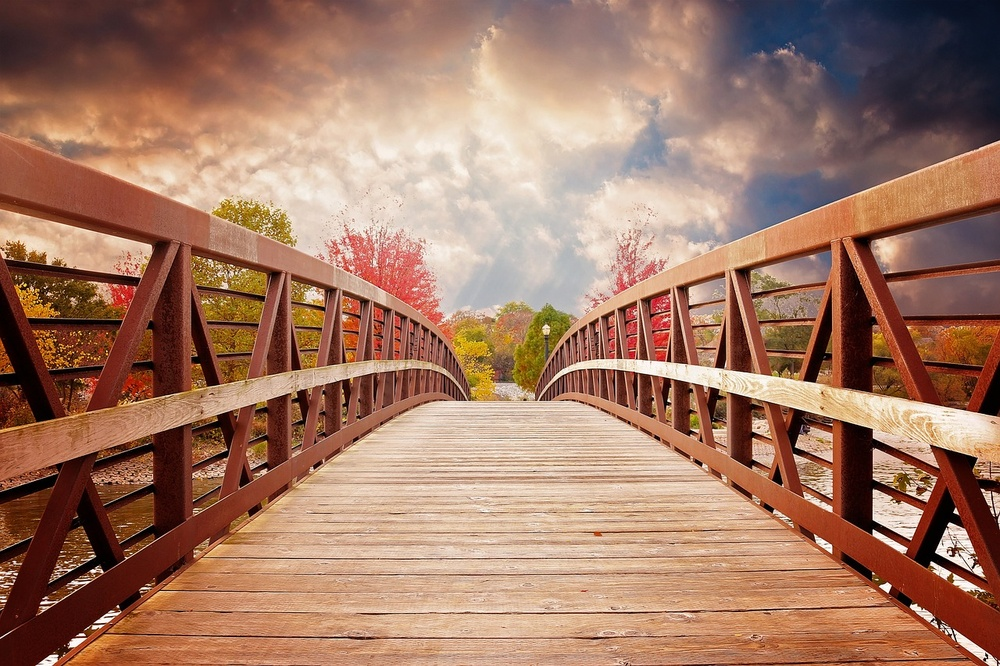
#> input picture Image.jpg, 1000 x 666 px, shrunk from 1280 x 853 before the run
$ python C18_SobelVsCanny.py   (older library calls are emulated)
#> lines starting #> are read from the running program, lines starting #| are printed output that depends on the picture; after the words box and inside, x2 and y2 are one past the last pixel; in counts of white or black regions, pixels touching at a corner belong together
import cv2
import numpy as np
import matplotlib.pyplot as plt

img = cv2.imread("Image.jpg", 0)
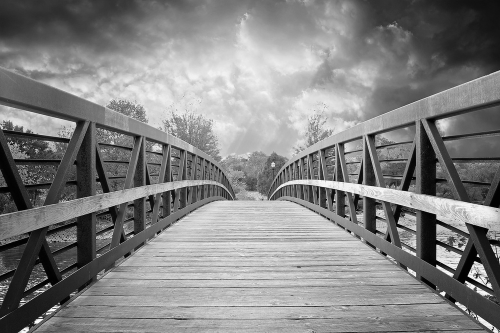
#> img: shape (666, 1000) (shown at 1/2 size); min 0, max 255, mean 130.7

sobelx = cv2.Sobel(img, cv2.CV_64F, 1, 0)
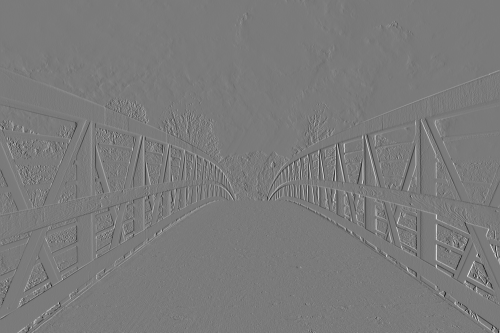
#> sobelx: shape (666, 1000) float64 (shown at 1/2 size); min -935, max 1006, mean 0; drawn with min black and max white
sobely = cv2.Sobel(img, cv2.CV_64F, 0, 1)
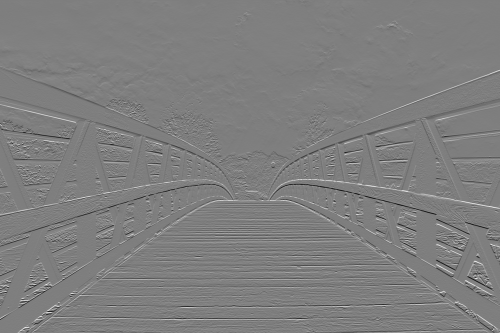
#> sobely: shape (666, 1000) float64 (shown at 1/2 size); min -989, max 999, mean 0.7; drawn with min black and max white
sobel = cv2.magnitude(sobelx, sobely)
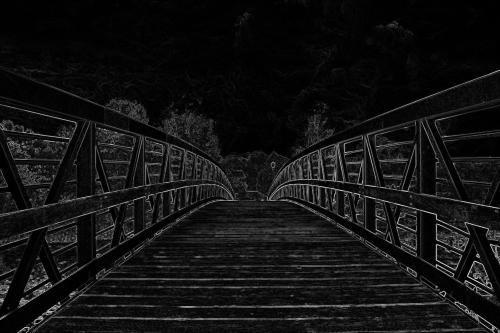
#> sobel: shape (666, 1000) float64 (shown at 1/2 size); min 0, max 1059.7, mean 79.5; drawn with min black and max white
sobel = np.uint8(np.clip(sobel, 0, 255))
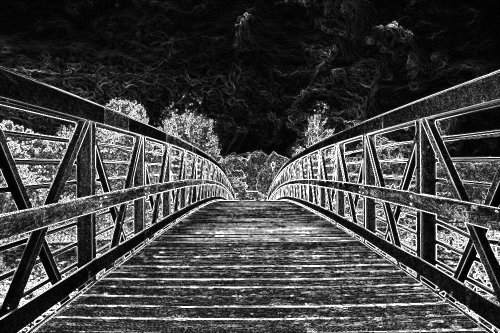
#> sobel: shape (666, 1000) (shown at 1/2 size); min 0, max 255, mean 66.6

canny = cv2.Canny(img, 100, 200)
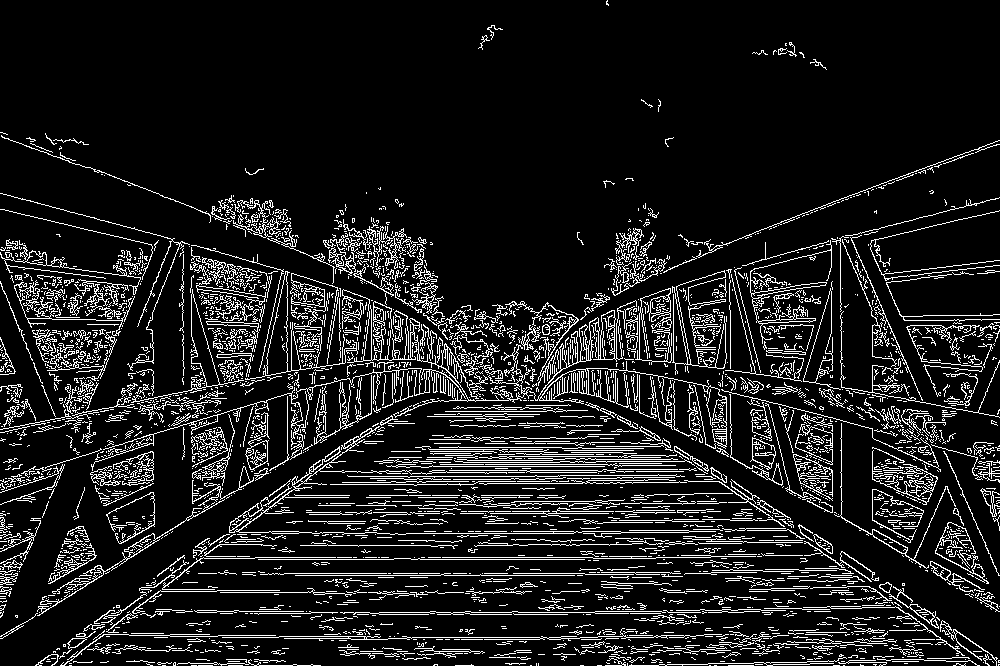
#> canny: shape (666, 1000); 11.5% white in thin lines or dots

plt.figure(figsize=(12,4))

plt.subplot(1,3,1)
plt.imshow(img, cmap='gray')
plt.title("Original")
plt.axis("off")

plt.subplot(1,3,2)
plt.imshow(sobel, cmap='gray')
plt.title("Sobel")
plt.axis("off")

plt.subplot(1,3,3)
plt.imshow(canny, cmap='gray')
plt.title("Canny")
plt.axis("off")

plt.show()
